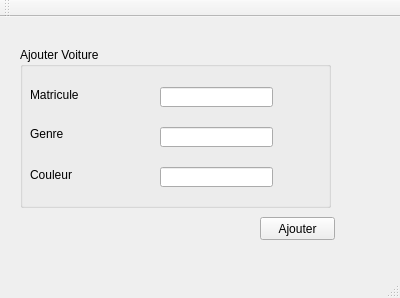
<?xml version="1.0" encoding="UTF-8"?>
<ui version="4.0">
 <class>MainWindow</class>
 <widget class="QMainWindow" name="MainWindow">
  <property name="geometry">
   <rect>
    <x>0</x>
    <y>0</y>
    <width>400</width>
    <height>298</height>
   </rect>
  </property>
  <property name="windowTitle">
   <string>Gestion des Clients</string>
  </property>
  <widget class="QWidget" name="centralWidget">
   <widget class="QGroupBox" name="groupBox">
    <property name="geometry">
     <rect>
      <x>20</x>
      <y>30</y>
      <width>311</width>
      <height>161</height>
     </rect>
    </property>
    <property name="title">
     <string>Ajouter Voiture</string>
    </property>
    <widget class="QLabel" name="label">
     <property name="geometry">
      <rect>
       <x>10</x>
       <y>40</y>
       <width>61</width>
       <height>16</height>
      </rect>
     </property>
     <property name="text">
      <string>Matricule</string>
     </property>
    </widget>
    <widget class="QLabel" name="label_2">
     <property name="geometry">
      <rect>
       <x>10</x>
       <y>80</y>
       <width>47</width>
       <height>13</height>
      </rect>
     </property>
     <property name="text">
      <string>Genre</string>
     </property>
    </widget>
    <widget class="QLabel" name="label_3">
     <property name="geometry">
      <rect>
       <x>10</x>
       <y>120</y>
       <width>61</width>
       <height>16</height>
      </rect>
     </property>
     <property name="text">
      <string>Couleur</string>
     </property>
    </widget>
    <widget class="QLineEdit" name="lineEdit">
     <property name="geometry">
      <rect>
       <x>140</x>
       <y>40</y>
       <width>113</width>
       <height>20</height>
      </rect>
     </property>
    </widget>
    <widget class="QLineEdit" name="lineEdit_2">
     <property name="geometry">
      <rect>
       <x>140</x>
       <y>80</y>
       <width>113</width>
       <height>20</height>
      </rect>
     </property>
    </widget>
    <widget class="QLineEdit" name="lineEdit_3">
     <property name="geometry">
      <rect>
       <x>140</x>
       <y>120</y>
       <width>113</width>
       <height>20</height>
      </rect>
     </property>
    </widget>
   </widget>
   <widget class="QPushButton" name="pushButton">
    <property name="geometry">
     <rect>
      <x>260</x>
      <y>200</y>
      <width>75</width>
      <height>23</height>
     </rect>
    </property>
    <property name="text">
     <string>Ajouter</string>
    </property>
   </widget>
  </widget>
  <widget class="QMenuBar" name="menuBar">
   <property name="geometry">
    <rect>
     <x>0</x>
     <y>0</y>
     <width>400</width>
     <height>26</height>
    </rect>
   </property>
  </widget>
  <widget class="QToolBar" name="mainToolBar">
   <attribute name="toolBarArea">
    <enum>TopToolBarArea</enum>
   </attribute>
   <attribute name="toolBarBreak">
    <bool>false</bool>
   </attribute>
  </widget>
  <widget class="QStatusBar" name="statusBar"/>
 </widget>
 <layoutdefault spacing="6" margin="11"/>
 <resources/>
 <connections/>
</ui>
